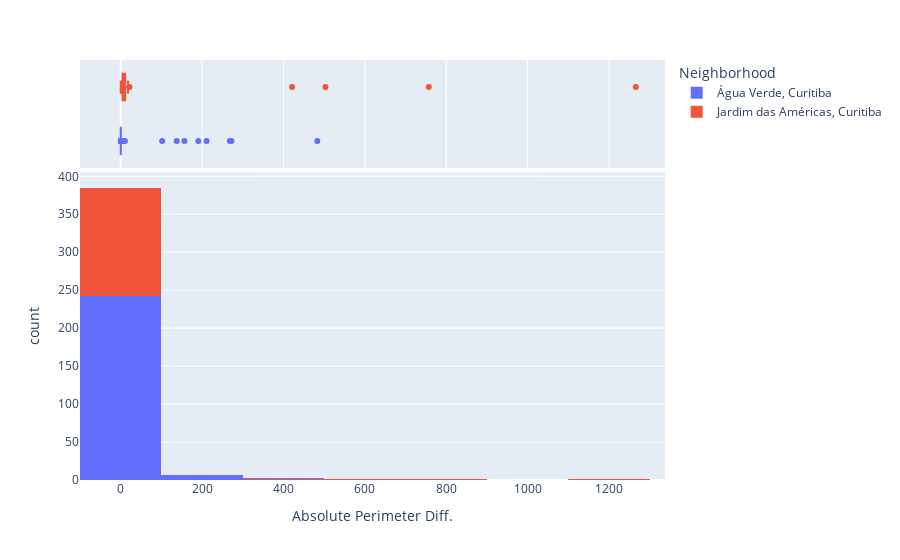

Notebook source saved alongside this figure:
### Code cell
px.histogram(gdf, 
             x=newname, 
            #  y="tip", 
             color="Neighborhood",
                   marginal="box", # or violin, rug
                #    hover_data=df.columns
                # range_x=(0,30),
                width = 900,
                nbins=10,
                   )

### Figure 1 — Plotly figure (JSON) as saved in the notebook; plotly's stock layout.template omitted (floating-point values rounded to 4 significant figures; data arrays with more than 128 entries replaced by an {"elided": "..."} marker saying what was removed)
{"data": [{"alignmentgroup": "True", "bingroup": "x", "hovertemplate": "Neighborhood=Água Verde, Curitiba<br>Absolute Perimeter Diff.=%{x}<br>count=%{y}<extra></extra>", "legendgroup": "Água Verde, Curitiba", "marker": {"color": "#636efa", "pattern": {"shape": ""}}, "name": "Água Verde, Curitiba", "nbinsx": 10, "offsetgroup": "Água Verde, Curitiba", "orientation": "v", "showlegend": true, "type": "histogram", "x": {"elided": "278 float values"}, "xaxis": "x", "yaxis": "y"}, {"alignmentgroup": "True", "hovertemplate": "Neighborhood=Água Verde, Curitiba<br>Absolute Perimeter Diff.=%{x}<extra></extra>", "legendgroup": "Água Verde, Curitiba", "marker": {"color": "#636efa"}, "name": "Água Verde, Curitiba", "notched": true, "offsetgroup": "Água Verde, Curitiba", "showlegend": false, "type": "box", "x": {"elided": "278 float values"}, "xaxis": "x2", "yaxis": "y2"}, {"alignmentgroup": "True", "bingroup": "x", "hovertemplate": "Neighborhood=Jardim das Américas, Curitiba<br>Absolute Perimeter Diff.=%{x}<br>count=%{y}<extra></extra>", "legendgroup": "Jardim das Américas, Curitiba", "marker": {"color": "#EF553B", "pattern": {"shape": ""}}, "name": "Jardim das Américas, Curitiba", "nbinsx": 10, "offsetgroup": "Jardim das Américas, Curitiba", "orientation": "v", "showlegend": true, "type": "histogram", "x": {"elided": "190 float values"}, "xaxis": "x", "yaxis": "y"}, {"alignmentgroup": "True", "hovertemplate": "Neighborhood=Jardim das Américas, Curitiba<br>Absolute Perimeter Diff.=%{x}<extra></extra>", "legendgroup": "Jardim das Américas, Curitiba", "marker": {"color": "#EF553B"}, "name": "Jardim das Américas, Curitiba", "notched": true, "offsetgroup": "Jardim das Américas, Curitiba", "showlegend": false, "type": "box", "x": {"elided": "190 float values"}, "xaxis": "x2", "yaxis": "y2"}], "layout": {"barmode": "relative", "legend": {"title": {"text": "Neighborhood"}, "tracegroupgap": 0}, "margin": {"t": 60}, "width": 900, "xaxis": {"anchor": "y", "domain": [0, 1], "title": {"text": "Absolute Perimeter Diff."}}, "xaxis2": {"anchor": "y2", "domain": [0, 1], "matches": "x", "showgrid": true, "showticklabels": false}, "yaxis": {"anchor": "x", "domain": [0, 0.7326], "title": {"text": "count"}}, "yaxis2": {"anchor": "x2", "domain": [0.7426, 1], "matches": "y2", "showgrid": false, "showline": false, "showticklabels": false, "ticks": ""}}}
